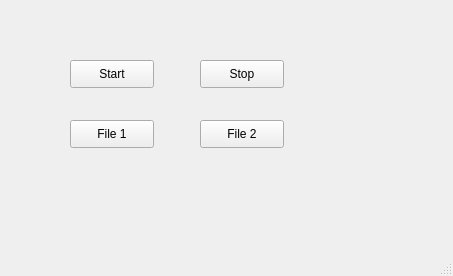
<?xml version="1.0" encoding="UTF-8"?>
<ui version="4.0">
 <class>PreferenceRating</class>
 <widget class="QMainWindow" name="PreferenceRating">
  <property name="geometry">
   <rect>
    <x>0</x>
    <y>0</y>
    <width>453</width>
    <height>276</height>
   </rect>
  </property>
  <property name="windowTitle">
   <string>MainWindow</string>
  </property>
  <widget class="QWidget" name="centralwidget">
   <widget class="QPushButton" name="startButton">
    <property name="geometry">
     <rect>
      <x>70</x>
      <y>60</y>
      <width>84</width>
      <height>28</height>
     </rect>
    </property>
    <property name="text">
     <string>Start</string>
    </property>
   </widget>
   <widget class="QPushButton" name="stopButton">
    <property name="geometry">
     <rect>
      <x>200</x>
      <y>60</y>
      <width>84</width>
      <height>28</height>
     </rect>
    </property>
    <property name="text">
     <string>Stop</string>
    </property>
   </widget>
   <widget class="QPushButton" name="file1Button">
    <property name="geometry">
     <rect>
      <x>70</x>
      <y>120</y>
      <width>84</width>
      <height>28</height>
     </rect>
    </property>
    <property name="text">
     <string>File 1</string>
    </property>
   </widget>
   <widget class="QPushButton" name="file2Button">
    <property name="geometry">
     <rect>
      <x>200</x>
      <y>120</y>
      <width>84</width>
      <height>28</height>
     </rect>
    </property>
    <property name="text">
     <string>File 2</string>
    </property>
   </widget>
  </widget>
  <widget class="QStatusBar" name="statusbar"/>
 </widget>
 <resources/>
 <connections/>
</ui>
